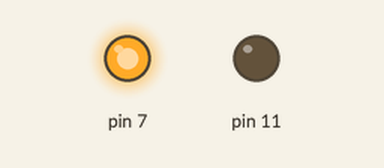
This program was run on a simulated Raspberry Pi (header pin numbers). Parts: output pins drawn as LEDs (lit = HIGH). What the program prints to the terminal is not drawn. At 41.0 s the program stops and its outputs stay as they are.

Above: at 0.1 s.
At 21.1 s:
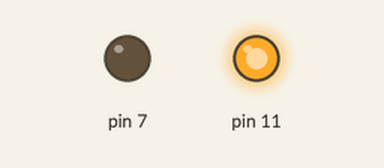
At 40.1 s:
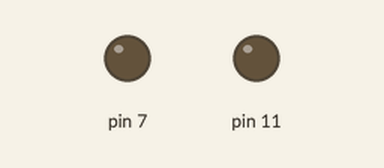
Timing chart, 0 to 41.6 s (numbered marks = the images above):
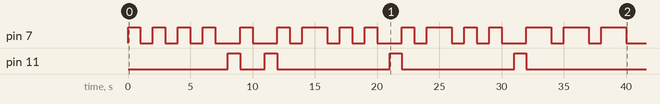

Measured:
- by itself, pin 7: LOW → HIGH at 0.00 s, → LOW 1.0 s later, → HIGH 1.0 s later, → LOW 1.0 s later, … (32 changes in this stretch)
- by itself, pin 11: LOW → HIGH at 8.0 s, → LOW 1.0 s later, → HIGH 2.0 s later, → LOW 1.0 s later, … (8 changes in this stretch)

The program:

morse_2led.py
```python
import RPi.GPIO as GPIO
import time

def create_dictionary():
    # Create a dictionary object
    dictionary_obj = {
        "A": ".-",
        "B": "-...",
        "C": "-.-.",
        "D": "-..",
        "E": ".",
        "F": "..-.",
        "G": "--.",
        "H": "....",
        "I": "..",
        "J": ".---",
        "K": "-.-",
        "L": ".-..",
        "M": "--",
        "N": "-.",
        "O": "---",
        "P": ".--.",
        "Q": "--.-",
        "R": ".-.",
        "S": "...",
        "T": "-",
        "U": "..-",
        "V": "...-",
        "W": ".--",
        "X": "-..-",
        "Y": "-.--",
        "Z": "--..",
        " ":"/",
        ",":"--..--",
        ".":".-.-.-"
    }
    return dictionary_obj

def create_rev_dictionary():
    # Create a dictionary object
    rev_dictionary_obj = {
        ".-":"A",
        "-...":"B",
        "-.-.":"C",
        "-..":"D",
        ".": "E",
        "..-.": "F",
        "--.": "G",
        "....":"H",
        "..":"I",
        ".---":"J",
        "-.-":"K",
        ".-..":"L",
        "--":"M",
        "-.":"N",
        "---":"O",
        ".--.":"P",
        "--.-":"Q",
        ".-.":"R",
        "...":"S",
        "-":"T",
        "..-":"U",
        "...-":"V",
        ".--":"W",
        "-..-":"X",
        "-.--":"Y",
        "--..":"Z",
        "/":" ",
        "--..--":",",
        ".-.-.-":"."
    }
    return rev_dictionary_obj

def beep(encoded_string):
    GPIO.setmode(GPIO.BOARD)
    GPIO.setup(7,GPIO.OUT)
    GPIO.setup(11,GPIO.OUT)
    bits = encoded_string
    print(len(bits))
    for bit in bits:
        if '.' in bit:
            GPIO.output(7,True)
            time.sleep(1)
            GPIO.output(7,False)
            time.sleep(1)
        if '-' in bit:
            GPIO.output(7,True)
            time.sleep(2)
            GPIO.output(7,False)
            time.sleep(1)
        if ' ' in bit:
            GPIO.output(7,False)
            GPIO.output(11,True)
            time.sleep(1)
            GPIO.output(11,False)

    GPIO.cleanup()
    return bit

def search(dictionary_obj, search_string):
    result = ""
    for letter in search_string:
        if letter.upper() in dictionary_obj:
            result += dictionary_obj[letter.upper()] + " "
        else:
            result += "Not Found" + " "
    return result.strip()

def rev_search(rev_dictionary_obj, rev_search_string):
    # Split the input string by space to get tokens
    tokens = rev_search_string.split()
    result = ""
    for token in tokens:
        if token in rev_dictionary_obj:
            result += rev_dictionary_obj[token]
        else:
            result += "Not Found" + " "
    return result.strip()


def main():
    # Create a dictionary
    dictionary_obj = create_dictionary()
    rev_dictionary_obj = create_rev_dictionary()

    # Read input from the user
    search_string = "Hello"
    #rev_search_string = ". .-.. .-.. --- / .... .. / - .... . .-. ."

    # Search for values based on the input string
    result = search(dictionary_obj, search_string)
    print("Encoded:", result)
    rev_result = rev_search(rev_dictionary_obj, result)
    print("Decoded:", rev_result)
    beep(result)

if __name__ == "__main__":
    main()
```
